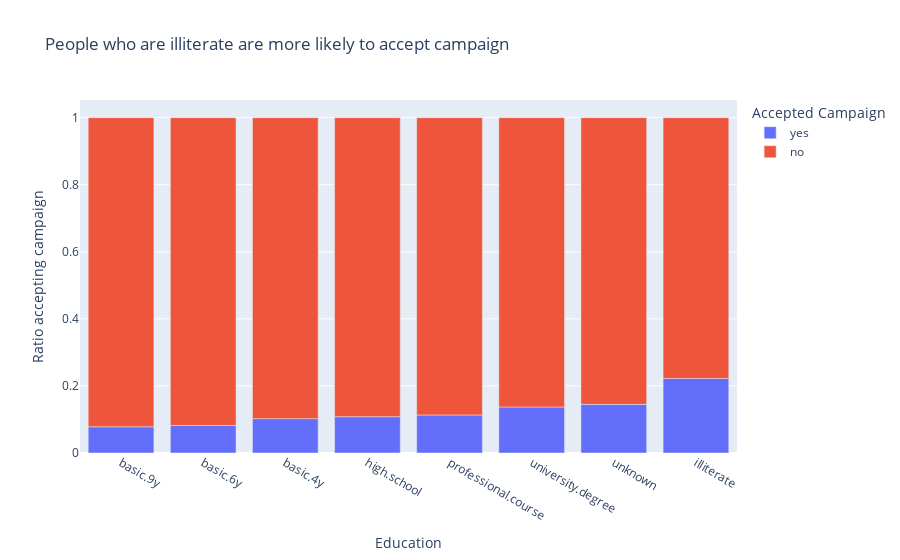

This figure's notebook cell:
### Code cell
education_ratio = (
    by_y_df["education"].value_counts() / df["education"].value_counts()
).reset_index()
fig = px.bar(
    education_ratio.sort_values(by="count"),
    x="education",
    y="count",
    color="y",
    title="People who are illiterate are more likely to accept campaign",
    labels={
        "education": "Education",
        "count": "Ratio accepting campaign",
        "y": "Accepted Campaign",
    },
)
fig.show()
fig.write_image("images/education_acceptance_ratio.png")

### Figure 1 — Plotly figure (JSON) as saved in the notebook; plotly's stock layout.template omitted (floating-point values rounded to 4 significant figures)
{"data": [{"hovertemplate": "Accepted Campaign=yes<br>Education=%{x}<br>Ratio accepting campaign=%{y}<extra></extra>", "legendgroup": "yes", "marker": {"color": "#636efa", "pattern": {"shape": ""}}, "name": "yes", "orientation": "v", "showlegend": true, "textposition": "auto", "x": ["basic.9y", "basic.6y", "basic.4y", "high.school", "professional.course", "university.degree", "unknown", "illiterate"], "xaxis": "x", "y": [0.07825, 0.08202, 0.1025, 0.1084, 0.1135, 0.1372, 0.145, 0.2222], "yaxis": "y", "type": "bar"}, {"hovertemplate": "Accepted Campaign=no<br>Education=%{x}<br>Ratio accepting campaign=%{y}<extra></extra>", "legendgroup": "no", "marker": {"color": "#EF553B", "pattern": {"shape": ""}}, "name": "no", "orientation": "v", "showlegend": true, "textposition": "auto", "x": ["illiterate", "unknown", "university.degree", "professional.course", "high.school", "basic.4y", "basic.6y", "basic.9y"], "xaxis": "x", "y": [0.7778, 0.855, 0.8628, 0.8865, 0.8916, 0.8975, 0.918, 0.9218], "yaxis": "y", "type": "bar"}], "layout": {"xaxis": {"anchor": "y", "domain": [0.0, 1.0], "title": {"text": "Education"}}, "yaxis": {"anchor": "x", "domain": [0.0, 1.0], "title": {"text": "Ratio accepting campaign"}}, "legend": {"title": {"text": "Accepted Campaign"}, "tracegroupgap": 0}, "title": {"text": "People who are illiterate are more likely to accept campaign"}, "barmode": "relative"}}
